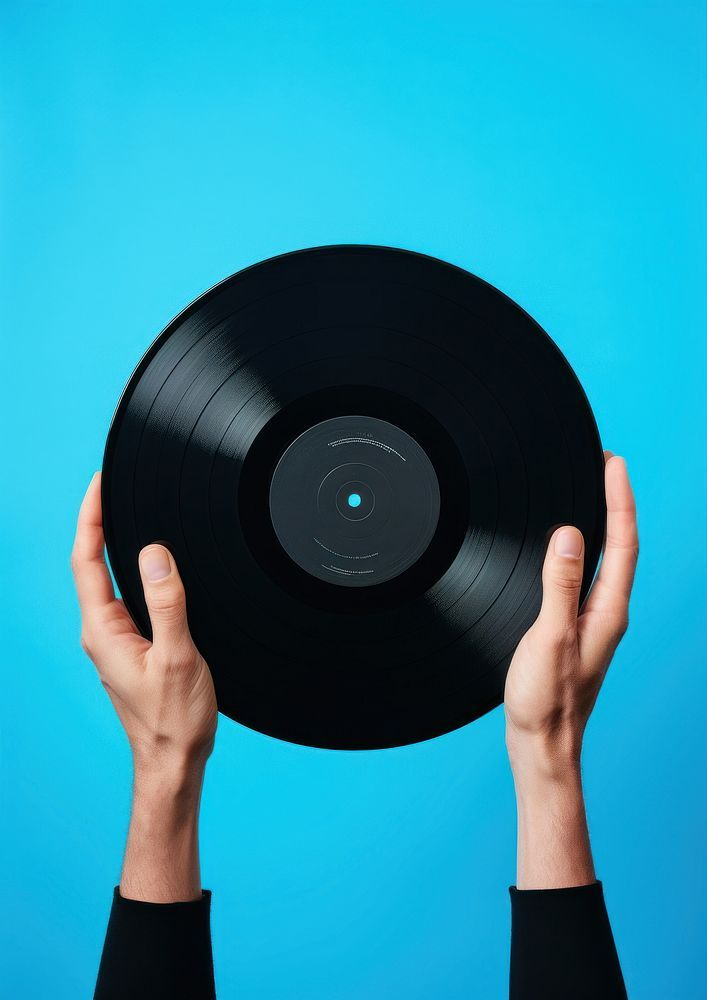
#> input picture branding/splash.jpg, 707 x 1000 px
$ python -i make_branding.py   (imports and definitions only)
#> lines starting #> are read from the running program, lines starting #| are printed output that depends on the picture
#!/usr/bin/env python3
"""Builds launcher icons + loading screen from branding/icon.jpg and branding/splash.jpg.
Missing files are skipped (existing placeholder resources stay in place)."""
import os, sys
from PIL import Image, ImageDraw
ROOT = os.path.dirname(os.path.dirname(os.path.abspath(__file__)))
RES = os.path.join(ROOT, "app/src/main/res")
ICON = os.path.join(ROOT, "branding/icon.jpg")
SPLASH = os.path.join(ROOT, "branding/splash.jpg")

def avg_edge(img):
    im = img.convert("RGB").resize((64, 64))
    px = [im.getpixel((i, j)) for i in range(64) for j in (0, 63)] + \
         [im.getpixel((j, i)) for i in range(64) for j in (0, 63)]
    return tuple(sum(c[k] for c in px) // len(px) for k in range(3))

def square(img):
    w, h = img.size; s = min(w, h)
    return img.crop(((w - s) // 2, (h - s) // 2, (w - s) // 2 + s, (h - s) // 2 + s))

def write(path, img, fmt="PNG", **kw):
    os.makedirs(os.path.dirname(path), exist_ok=True)
    img.save(path, fmt, **kw)

def color_xml(name, rgb):
    return '<?xml version="1.0" encoding="utf-8"?>\n<resources>\n    <color name="%s">#%02X%02X%02X</color>\n</resources>\n' % ((name,) + tuple(rgb))

# [31 lines not run here, left out]

>>> from PIL import Image
>>> picture = Image.open('../branding/splash.jpg')
#> picture is the input picture: PIL image 707x1000 RGB; mean R, G, B 37.7, 139.6, 162.9
>>> result = avg_edge(picture)
#> in avg_edge, `im = img.convert("RGB").resize((64, 64))`:
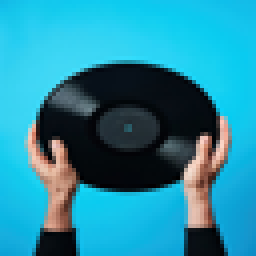
#> im: PIL image 64x64 RGB (shown 4 times larger); mean R, G, B 37.8, 139.6, 162.9
#> in avg_edge, `px = [im.getpixel((i, j)) for i in range(64) for j in (0, 63)] + \ [im..`: px = 256 items, first 6: (19, 185, 230), (14, 162, 214), (20, 187, 231), (13, 162, 214), (21, 190, 233), (14, 164, 214)
#> result = (20, 172, 212)
